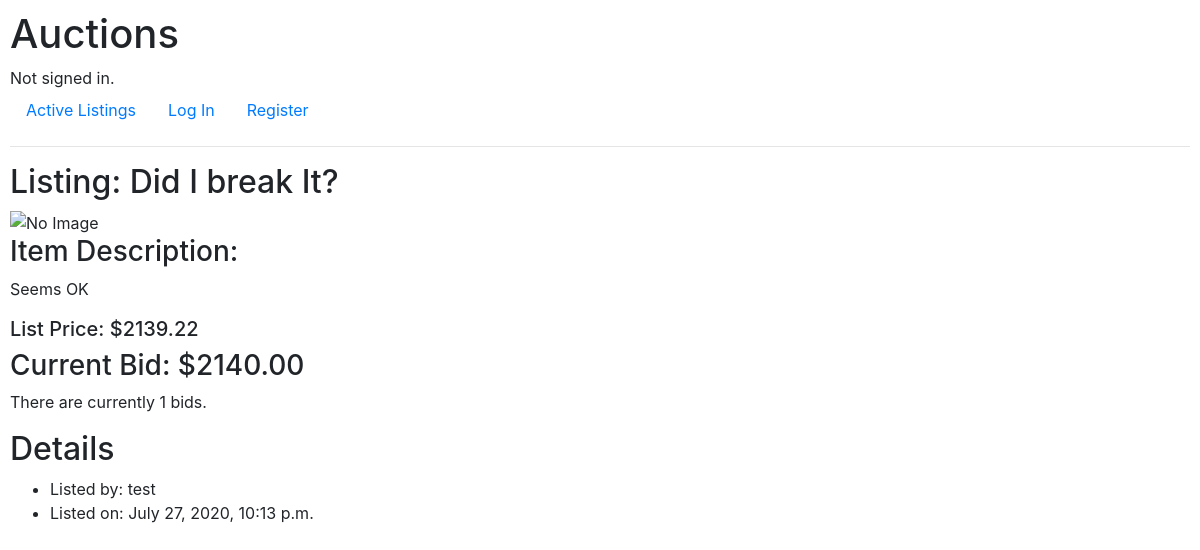
/listing/4/, run on the app's committed database.
### auctions/models.py (models this page shows)
class Listing(models.Model):
    title           = models.CharField(max_length=100)
    description     = models.CharField(max_length=500)
    date            = models.DateTimeField(auto_now_add=True)
    starting_price  = models.DecimalField(max_digits=11, decimal_places=2)                      # highest sold item in the world was 450million, so 11 digits should suffice
    owner           = models.ForeignKey(User, on_delete=models.CASCADE, related_name="owner")
    image           = models.URLField(blank=True) # Default max_length=200
    status          = models.BooleanField(default=True)

class Bid(models.Model):
    user    = models.ForeignKey(User, on_delete=models.CASCADE, related_name="bid_user")
    listing = models.ForeignKey(Listing, on_delete=models.CASCADE, related_name="bid_listing")
    bid     = models.DecimalField(max_digits=11, decimal_places=2)

class User(AbstractUser):
    pass

### auctions/views.py (the view)
# urls.py: path("listing/<int:listing_id>/", views.listing, name="listing"),
def listing(request,listing_id):
    try:
        listing = Listing.objects.get(id=listing_id)
        alert = None
    except Listing.DoesNotExist:
        raise Http404("Listing not found.")
    if request.method == "POST":
        form = CreateBid(request.POST)
        if form.is_valid():
            bid = form.cleaned_data['bid']
            if listing.bid_listing.all():
                highest_bid = listing.bid_listing.all().last().bid
            else:
                highest_bid = 0.00
            if bid <= highest_bid or bid <= listing.starting_price:
                alert = "Bid is too low."
            else:
                Bid(bid=bid, user=request.user, listing=Listing.objects.get(id=listing.id)).save()
    else:
        form = CreateBid()
    return render(request, "auctions/listing.html", {
        "listing": listing,
        "bids": listing.bid_listing.all().order_by('-bid'),
        "form": form,
        "alert": alert
    })

### auctions/templates/auctions/listing.html (shortened to what this page needs)
{% extends "auctions/layout.html" %}
{% block body %}
<h2>Listing: {{ listing.title }}</h2>
{% if listing.image %}
    <img src="{{ listing.image }}" alt="Listing Image" height=300>
{% else %}
    <img src="https://makitweb.com/demo/broken_image/images/noimage.png" alt="No Image" height=300>
{% endif %}
<h3>Item Description:</h3>
<p>{{ listing.description }}</p>
<h5>List Price: ${{ listing.starting_price }}</h5>
{% if bids %}
<h3>Current Bid: ${{ bids.first.bid }}</h3>
{% endif %}
<p>There are currently {{ bids.count }} bids.
</p>
<div>
    <h2>Details</h2>
    <ul>
        <li>Listed by: {{ listing.owner }}</li>
        <li>Listed on: {{ listing.date }}</li>
    </ul>
</div>
{% endblock %}

### auctions/static/auctions/styles.css (style rules this page uses)
body { padding: 10px; }

### data on the page
Listing: title "Did I break It?", description "Seems OK", starting_price "2139.22", owner "test", date "July 27, 2020, 10:13 p.m."
Bid: first.bid "2140.00"

### other printed values
{{ bids.count }} "1"
